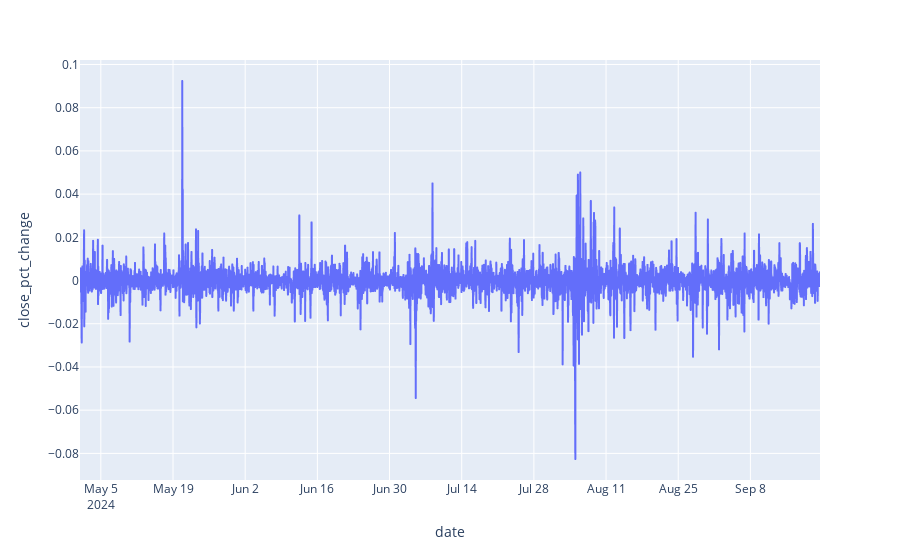
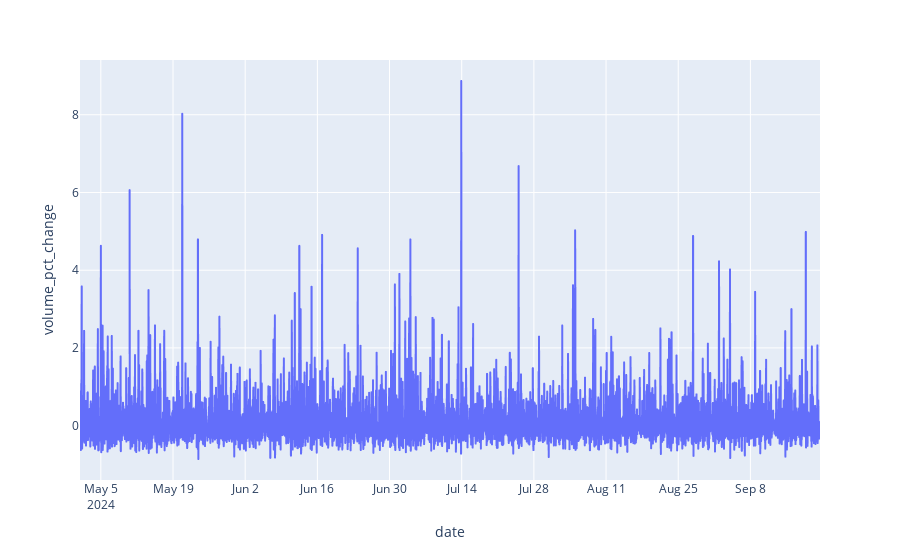
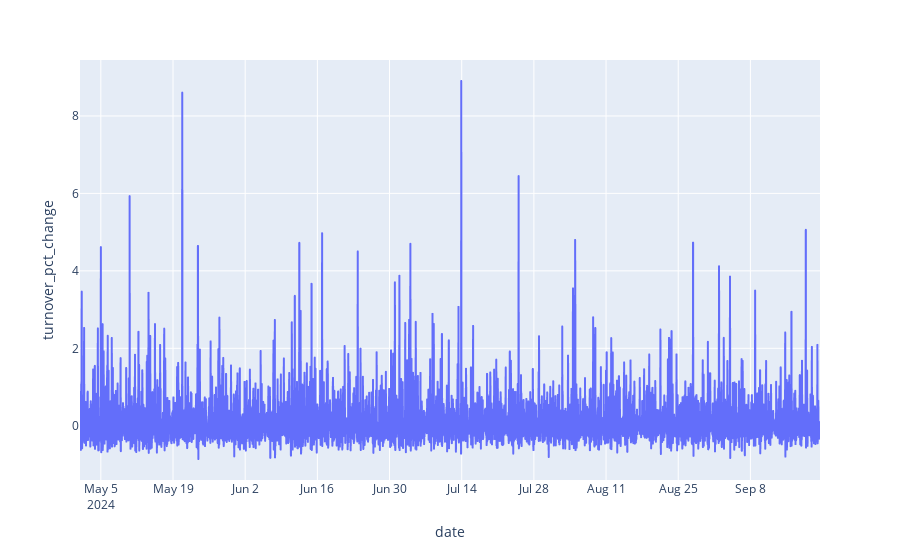

Notebook code for these charts, in order:
### Code cell
fig = px.line(df.select(pl.col(["date","close_pct_change"])), x="date", y="close_pct_change")
fig.show()
fig2 = px.line(df.select(pl.col(["date","volume_pct_change"])), x="date", y="volume_pct_change")
fig2.show()
fig3 = px.line(df.select(pl.col(["date","turnover_pct_change"])), x="date", y="turnover_pct_change")
fig3.show()

### Figure 1 — Plotly figure (JSON) as saved in the notebook; plotly's stock layout.template omitted (floating-point values rounded to 4 significant figures; data arrays with more than 128 entries replaced by an {"elided": "..."} marker saying what was removed)
{"data": [{"hovertemplate": "date=%{x}<br>close_pct_change=%{y}<extra></extra>", "legendgroup": "", "line": {"color": "#636efa", "dash": "solid"}, "marker": {"symbol": "circle"}, "mode": "lines", "name": "", "showlegend": false, "type": "scattergl", "x": {"elided": "3446 str values"}, "xaxis": "x", "y": {"elided": "3446 float values"}, "yaxis": "y"}], "layout": {"legend": {"tracegroupgap": 0}, "margin": {"t": 60}, "xaxis": {"anchor": "y", "domain": [0, 1], "title": {"text": "date"}}, "yaxis": {"anchor": "x", "domain": [0, 1], "title": {"text": "close_pct_change"}}}}

### Figure 2 — Plotly figure (JSON) as saved in the notebook; plotly's stock layout.template omitted (floating-point values rounded to 4 significant figures; data arrays with more than 128 entries replaced by an {"elided": "..."} marker saying what was removed)
{"data": [{"hovertemplate": "date=%{x}<br>volume_pct_change=%{y}<extra></extra>", "legendgroup": "", "line": {"color": "#636efa", "dash": "solid"}, "marker": {"symbol": "circle"}, "mode": "lines", "name": "", "showlegend": false, "type": "scattergl", "x": {"elided": "3446 str values"}, "xaxis": "x", "y": {"elided": "3446 float values"}, "yaxis": "y"}], "layout": {"legend": {"tracegroupgap": 0}, "margin": {"t": 60}, "xaxis": {"anchor": "y", "domain": [0, 1], "title": {"text": "date"}}, "yaxis": {"anchor": "x", "domain": [0, 1], "title": {"text": "volume_pct_change"}}}}

### Figure 3 — Plotly figure (JSON) as saved in the notebook; plotly's stock layout.template omitted (floating-point values rounded to 4 significant figures; data arrays with more than 128 entries replaced by an {"elided": "..."} marker saying what was removed)
{"data": [{"hovertemplate": "date=%{x}<br>turnover_pct_change=%{y}<extra></extra>", "legendgroup": "", "line": {"color": "#636efa", "dash": "solid"}, "marker": {"symbol": "circle"}, "mode": "lines", "name": "", "showlegend": false, "type": "scattergl", "x": {"elided": "3446 str values"}, "xaxis": "x", "y": {"elided": "3446 float values"}, "yaxis": "y"}], "layout": {"legend": {"tracegroupgap": 0}, "margin": {"t": 60}, "xaxis": {"anchor": "y", "domain": [0, 1], "title": {"text": "date"}}, "yaxis": {"anchor": "x", "domain": [0, 1], "title": {"text": "turnover_pct_change"}}}}
